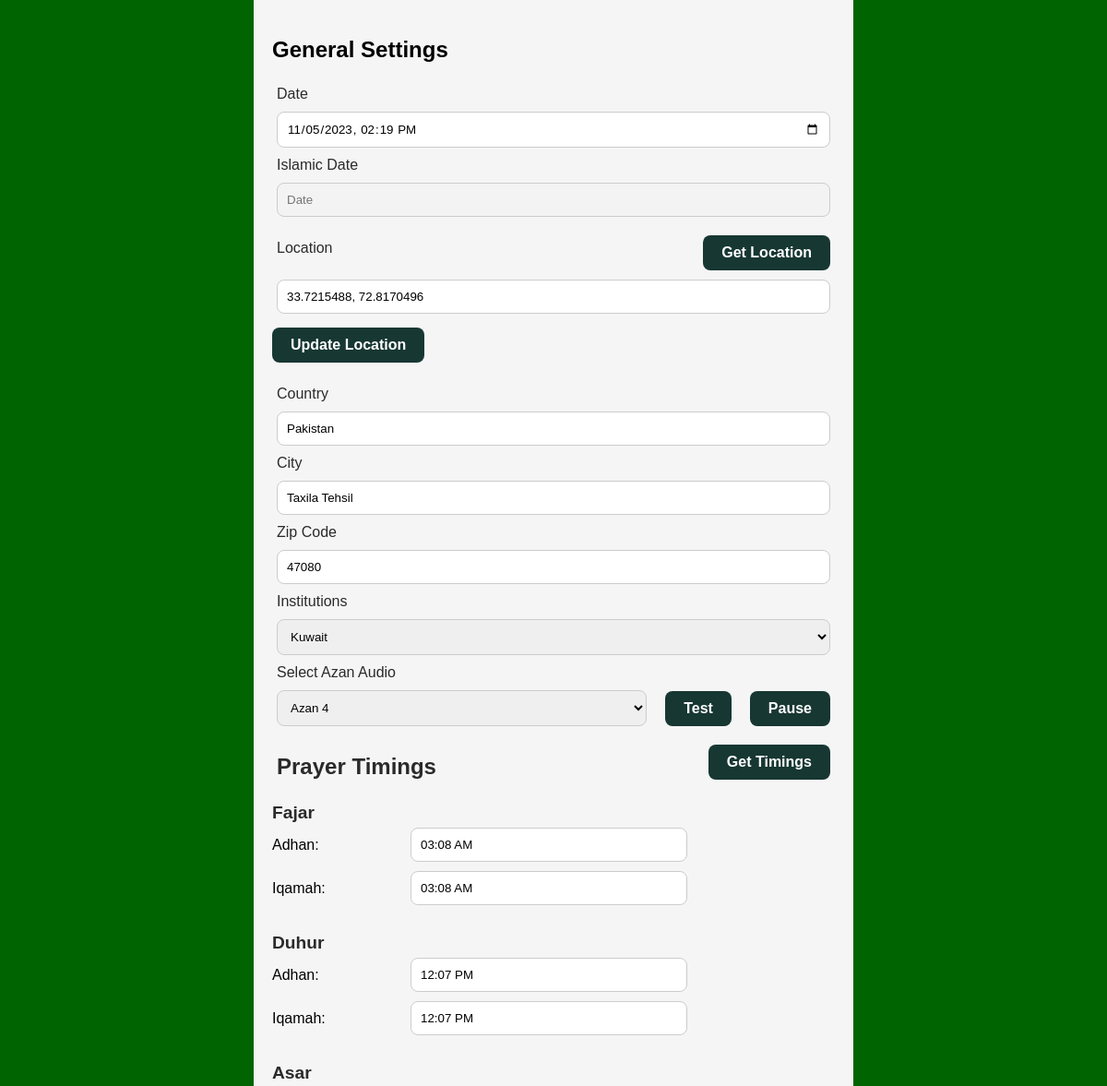
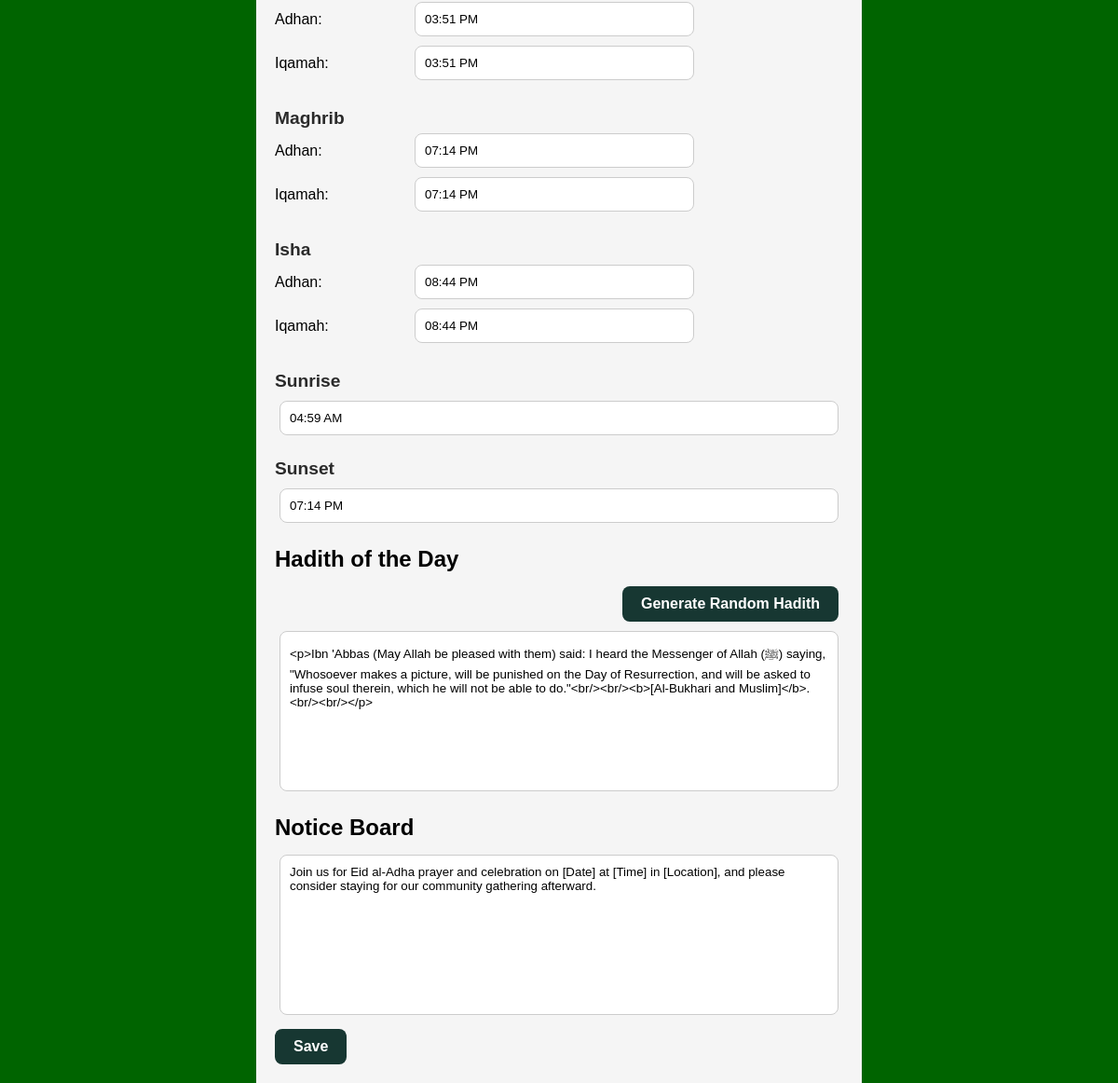
Page /setting/ on the committed database (2 pictures, top to bottom).
### appsrc/models.py (models this page shows, shortened)
class Data(models.Model):
    ip = models.CharField(max_length=100, blank=True, null=True)
    hadith = models.TextField(blank=True, null=True)
    notice = models.TextField(blank=True, null=True)
    fajarAdhan = models.CharField(max_length=100, blank=True, null=True)
    fajarIqama = models.CharField(max_length=100, blank=True, null=True)
    fajarEnds = models.CharField(max_length=100, blank=True, null=True)
    duhurAdhan = models.CharField(max_length=100, blank=True, null=True)
    duhurIqama = models.CharField(max_length=100, blank=True, null=True)
    duhurEnds = models.CharField(max_length=100, blank=True, null=True)
    asarAdhan = models.CharField(max_length=100, blank=True, null=True)
    asarIqama = models.CharField(max_length=100, blank=True, null=True)
    asarEnds = models.CharField(max_length=100, blank=True, null=True)
    maghribAdhan = models.CharField(max_length=100, blank=True, null=True)
    maghribIqama = models.CharField(max_length=100, blank=True, null=True)
    maghribEnds = models.CharField(max_length=100, blank=True, null=True)
    ishaAdhan = models.CharField(max_length=100, blank=True, null=True)
    ishaIqama = models.CharField(max_length=100, blank=True, null=True)
    ishaEnds = models.CharField(max_length=100, blank=True, null=True)
    sunrise = models.CharField(max_length=100, blank=True, null=True)
    sunset = models.CharField(max_length=100, blank=True, null=True)
    audio = models.CharField(max_length=100, blank=True, null=True)
    school = models.CharField(max_length=100, blank=True, null=True)
    zipcode = models.CharField(max_length=100, blank=True, null=True)
    city = models.CharField(max_length=100, blank=True, null=True)
    country = models.CharField(max_length=100, blank=True, null=True)
    location = models.CharField(max_length=100, blank=True, null=True)
    time_difference = models.DurationField(blank=True, null=True)
    user_date_time = models.DateTimeField(blank=True, null=True)

### appsrc/views.py (the view, shortened to what this page needs)
# urls.py: path('setting/' , views.setting , name='setting'),
@csrf_exempt
def setting(request):
    data = Data.objects.get(ip="127.0.0.1")
    user_date_time = data.user_date_time
    current_time = datetime.datetime.now()
    scheduled_time = current_time + data.time_difference
    user_date_time = scheduled_time.strftime("%Y-%m-%dT%H:%M")
    user_date_time_obj = data  # Assuming you have stored the user's data
    current_time = datetime.datetime.now()
    scheduled_time = current_time + user_date_time_obj.time_difference
    return render(request , 'setting.html', {
        'hadith': data.hadith,
        'notice': data.notice,
        'azan': data.audio,
        'fajrAdhan': data.fajarAdhan,
        'fajrIqama': data.fajarIqama,
        'fajrEnds': data.fajarEnds,
        'duhurAdhan': data.duhurAdhan,
        'duhurIqama': data.duhurIqama,
        'duhurEnds': data.duhurEnds,
        'asarAdhan': data.asarAdhan,
        'asarIqama': data.asarIqama,
        'asarEnds': data.asarEnds,
        'maghribAdhan': data.maghribAdhan,
        'maghribIqama': data.maghribIqama,
        'maghribEnds': data.maghribEnds,
        'ishaAdhan': data.ishaAdhan,
        'ishaIqama': data.ishaIqama,
        'ishaEnds': data.ishaEnds,
        'sunrise': data.sunrise,
        'sunset': data.sunset,
        'audio': data.audio,
        'school': data.school,
        'zipcode': data.zipcode,
        'city': data.city,
        'country': data.country,
        'location': data.location,
        'user_date_time': user_date_time
    })

### appsrc/templates/setting.html (shortened to what this page needs)
{% load static %}
<!DOCTYPE html>
<html lang="en">
<head>
    <link rel="stylesheet" href="{% static '/css/setting.css' %}">
</head>
<body>
<form method="post">
    <div class="background" style="max-width: 650px; margin: 0 auto; background-color:whitesmoke; padding: 20px;">
        <div class="content">
            <h2 style="margin-top: 20px;">General Settings</h2>
            <div class="form-container" style="margin-top: 20px;">
                <div class="label">
                    <label for="">Date</label>
                </div>
                <div class="field">
                    <input type="datetime-local" style="width: 100%;
                    padding: 10px;
                    border: 1px solid #ccc;
                    border-radius: 8px;
                    box-sizing: border-box;" name="user_date" placeholder="Date" id="greg_date" onchange="updateIslamicDate();" value="{{user_date_time}}">
                </div>
                <div class="label">
                    <label for="">Islamic Date</label>
                </div>
                <div class="field">
                    <input type="text" placeholder="Date" id="hijri_date" disabled>
                </div>
                <div class="label">
                    <label for="">Location</label>
                    <div class="automate">
                        <button type="button" onclick="getLocation()">Get Location</button>
                    </div>
                </div>
                <div class="field">
                    <input type="text" name="location" id="location-input" placeholder="Location" value="{{location}}">
                </div>
                <div class="automate">
                    <button type="button" id="location-button" onclick="updateLocationFromLatLng()">Update Location</button>
                </div>
                <div class="label" style="margin-top: 20px;">
                    <label for="">Country</label>
                </div>
                <div class="field">
                    <input type="text" name="country" placeholder="Country" id="country" value="{{country}}">
                </div>
                <div class="label">
                    <label for="">City</label>
                </div>
                <div class="field">
                    <input type="text" name="city"  placeholder="City" id="city" value="{{city}}">
                </div>
                <div class="label">
                    <label for="">Zip Code</label>
                </div>
                <div class="field">
                    <input type="text" name="zipcode" placeholder="Zip Code" id="zipcode" value="{{zipcode}}">
                </div>
                <div class="label">
                    <label for="">Institutions</label>
                </div>
                <div class="field">
                    <select name="school" id="school">
                        <option value="8">Kuwait</option>
                    </select>
                </div>
                <div class="label">
                    <label for="">Select Azan Audio</label>
                </div>
                <div class="field">
                    <select name="audio" id="azan_audio">
                        <option value="https://cdn.aladhan.com/audio/adhans/a4.mp3">Azan 4</option>
                    </select>
                    <button type="button" id="azan-button" onclick="playAzan();" style="margin-top: 0; margin-left: 20px;">Test</button>
                    <button type="button" id="pause-button" onclick="pauseAzan();" style="margin-top: 0; margin-left: 20px;">Pause</button>
                </div>
                <div class="label">
                   <h2 style="margin-top: 20px; margin-left: 0; padding-left:0;">Prayer Timings</h2>
                    <div class="automate">
                        <button type="button" id="timings-button" onclick="getTimings()">Get Timings</button>
                    </div>
                </div>
                <div class="label" style="padding-top: 20px; margin-left:0; padding-left:0;">
                    <label for="" style="font-weight: bolder; font-size: larger;">Fajar</label>
                </div>
                <div class="input-group">
                    <label for="fajr-adhan" style="width: 150px; margin-top: 10px;">Adhan:</label>
                    <input class="namaz" name="fajarAdhan" id="fajr-adhan" type="text" placeholder="Adhan" value="{{fajrAdhan}}">
                </div>
                <div class="input-group">
                    <label for="fajr-iqamah" style="width: 150px; margin-top: 10px;">Iqamah:</label>
                    <input class="namaz" name="fajarIqama" id="fajr-iqamah" type="text" placeholder="Iqamah" value="{{fajrIqama}}">
                </div>
                <div class="label" style="padding-top: 20px; margin-left:0; padding-left:0;">
                    <label for="" style="font-weight: bolder; font-size: larger;">Duhur</label>
                </div>
                <div class="input-group">
                    <label for="duhur-adhan" style="width: 150px; margin-top: 10px;">Adhan:</label>
                    <input class="namaz" name="duhurAdhan" id="duhur-adhan" type="text" placeholder="Adhan" value="{{duhurAdhan}}">
                </div>
                <div class="input-group">
                    <label for="duhur-iqamah" style="width: 150px; margin-top: 10px;">Iqamah:</label>
                    <input class="namaz" name="duhurIqama" id="duhur-iqamah" type="text" placeholder="Iqamah" value="{{duhurIqama}}">
                </div>
                <div class="label" style="padding-top: 20px; margin-left:0; padding-left:0;">
                    <label for="" style="font-weight: bolder; font-size: larger;">Asar</label>
                </div>
                <div class="input-group">
                    <label for="asar-adhan" style="width: 150px; margin-top: 10px;">Adhan:</label>
                    <input class="namaz" name="asarAdhan" id="asar-adhan" type="text" placeholder="Adhan" value="{{asarAdhan}}">
                </div>
                <div class="input-group">
                    <label for="asar-iqamah" style="width: 150px; margin-top: 10px;">Iqamah:</label>
                    <input class="namaz" name="asarIqama" id="asar-iqamah" type="text" placeholder="Iqamah" value="{{asarIqama}}">
                </div>
                <div class="label" style="padding-top: 20px; margin-left:0; padding-left:0;">
                    <label for="" style="font-weight: bolder; font-size: larger;">Maghrib</label>
                </div>
                <div class="input-group">
                    <label for="maghrib-adhan" style="width: 150px; margin-top: 10px;">Adhan:</label>
                    <input class="namaz" name="maghribAdhan" id="maghrib-adhan" type="text" placeholder="Adhan" value="{{maghribAdhan}}">
                </div>
                <div class="input-group">
                    <label for="maghrib-iqamah" style="width: 150px; margin-top: 10px;">Iqamah:</label>
                    <input class="namaz" name="maghribIqama" id="maghrib-iqamah" type="text" placeholder="Iqamah" value="{{maghribIqama}}">
                </div>
                <div class="label" style="padding-top: 20px; margin-left:0; padding-left:0;">
                    <label for="" style="font-weight: bolder; font-size: larger;">Isha</label>
                </div>
                <div class="input-group">
                    <label for="isha-adhan" style="width: 150px; margin-top: 10px;">Adhan:</label>
                    <input class="namaz" name="ishaAdhan" id="isha-adhan" type="text" placeholder="Adhan" value="{{ishaAdhan}}">
                </div>
                <div class="input-group">
                    <label for="isha-iqamah" style="width: 150px; margin-top: 10px;">Iqamah:</label>
                    <input class="namaz" name="ishaIqama" id="isha-iqamah" type="text" placeholder="Iqamah" value="{{ishaIqama}}">
                </div>
                <div class="label" style="padding-top: 20px; margin-left:0; padding-left:0;">
                    <label for="" style="font-weight: bolder; font-size: larger;">Sunrise</label>
                </div>
                <div class="field">
                    <input type="text" name="sunrise" id="sunrise" placeholder="Sunrise" value="{{sunrise}}">
                </div>
                <div class="label" style="padding-top: 20px; margin-left:0; padding-left:0;">
                    <label for="" style="font-weight: bolder; font-size: larger;">Sunset</label>
                </div>
                <div class="field">
                    <input type="text" name="sunset" id="sunset"  placeholder="Sunset" value="{{sunset}}">
                </div>
                <h2 style="margin-top: 20px;">Hadith of the Day</h2>
                <div class="label">
                    <div class="automate">
                        <button type="button" id="button-hadith" onclick="getRandomHadith()">Generate Random Hadith</button>
                    </div>
                </div>
                <div class="field">
                    <textarea name="hadith" id="hadith" cols="30" rows="10">{{hadith}}</textarea>
                </div>
                <h2 style="margin-top: 20px;">Notice Board</h2>
                <div class="label">
                </div>
            </div>
            <div class="field">
                <textarea name="notice" id="notice" cols="30" rows="10">{{notice}}</textarea>
            </div>
            <button type="submit">Save</button>
        </div>
    </div>
</form>
</body>
</html>

### static/css/setting.css (style rules this page uses)
* { margin: 0; padding: 0; box-sizing: border-box; font-family: Arial, Helvetica, sans-serif; }
body { background-color: darkgreen; }
.input-group { display: flex; flex-direction: row; margin-bottom: 10px; }
.label,.field { display: flex; justify-content: space-between; align-items: center; color: #2a2a2a; padding: 5px; }
input[type="text"] { width: 100%; padding: 10px; border: 1px solid #ccc; border-radius: 8px; box-sizing: border-box; }
.namaz { width: calc(50% - 5px) !important; }
textarea,select { width: 100%; padding: 10px; border: 1px solid #ccc; border-radius: 8px; box-sizing: border-box; resize: none; }
button { background-color: #173732; color: white; border: none; padding: 10px 20px; border-radius: 8px; cursor: pointer; font-size: 16px; font-weight: bold; margin-top: 10px; }

### rows in the picture
Data: location "33.7215488, 72.8170496", country "Pakistan", city "Taxila Tehsil", zipcode "47080", fajarAdhan "03:08 AM", fajarIqama "03:08 AM", duhurAdhan "12:07 PM", duhurIqama "12:07 PM", asarAdhan "03:51 PM", asarIqama "03:51 PM", maghribAdhan "07:14 PM", maghribIqama "07:14 PM", ishaAdhan "08:44 PM", ishaIqama "08:44 PM", sunrise "04:59 AM", sunset "07:14 PM", hadith "<p>Ibn 'Abbas (May Allah be pleased with them) said: I heard the Messenger of Allah (ﷺ) saying, \"Whosoever makes a picture, will be punished on the Day of Resurrection, and will be asked to infuse soul therein, which he will not be able to do.\"<br/><br/><b>[Al-Bukhari and Muslim]</b>.<br/><br/></p>", notice "Join us for Eid al-Adha prayer and celebration on [Date] at [Time] in [Location], and please consider staying for our community gathering afterward."
